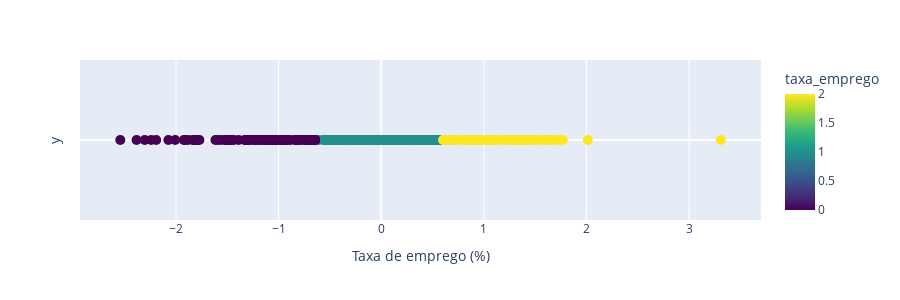

This figure's notebook cell:
### Code cell
clustered_df = aplicar_kmeans(only_municipalities_df,3,nome_cluster='taxa_emprego')
save_clustered_df_to_csv(clustered_df,"csv_files/", "3_Taxa de emprego.csv")

### Figure 1 — Plotly figure (JSON) as saved in the notebook; plotly's stock layout.template omitted (floating-point values rounded to 4 significant figures; data arrays with more than 128 entries replaced by an {"elided": "..."} marker saying what was removed)
{"data": [{"customdata": {"elided": "308x3 mixed values"}, "hovertemplate": "valor=%{x}<br>y=%{y}<br>local=%{customdata[0]}<br>codigo=%{customdata[1]}<br>Taxa de emprego (%)=%{customdata[2]}<br>taxa_emprego=%{marker.color}<extra></extra>", "legendgroup": "", "marker": {"color": {"elided": "308 int values"}, "coloraxis": "coloraxis", "size": 10, "symbol": "circle"}, "mode": "markers", "name": "", "orientation": "v", "showlegend": false, "type": "scatter", "x": {"elided": "308 float values"}, "xaxis": "x", "y": {"elided": "308 int values"}, "yaxis": "y"}], "layout": {"coloraxis": {"colorbar": {"title": {"text": "taxa_emprego"}}, "colorscale": [[0, "#440154"], [0.1111, "#482878"], [0.2222, "#3e4989"], [0.3333, "#31688e"], [0.4444, "#26828e"], [0.5556, "#1f9e89"], [0.6667, "#35b779"], [0.7778, "#6ece58"], [0.8889, "#b5de2b"], [1, "#fde725"]]}, "height": 300, "legend": {"tracegroupgap": 0}, "margin": {"t": 60}, "xaxis": {"anchor": "y", "domain": [0, 1], "title": {"text": "Taxa de emprego (%)"}}, "yaxis": {"anchor": "x", "domain": [0, 1], "showgrid": false, "showticklabels": false, "title": {"text": "y"}}}}
